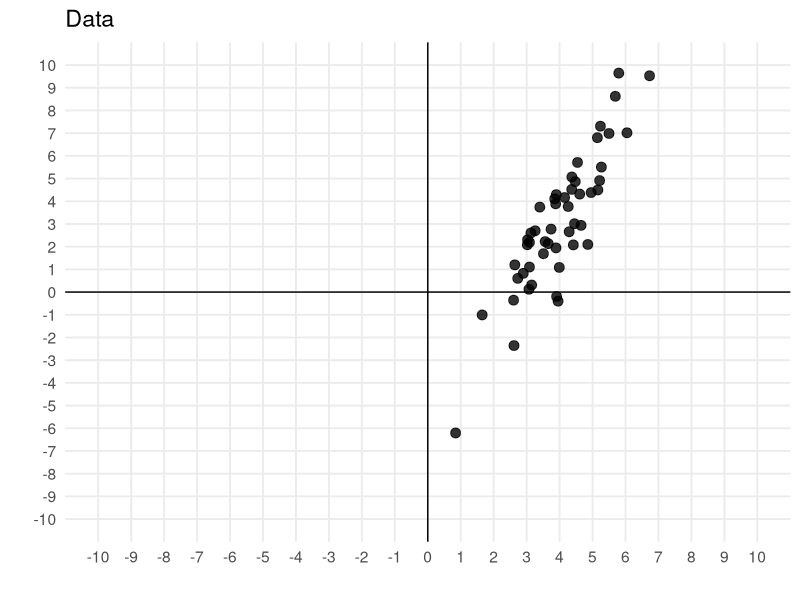
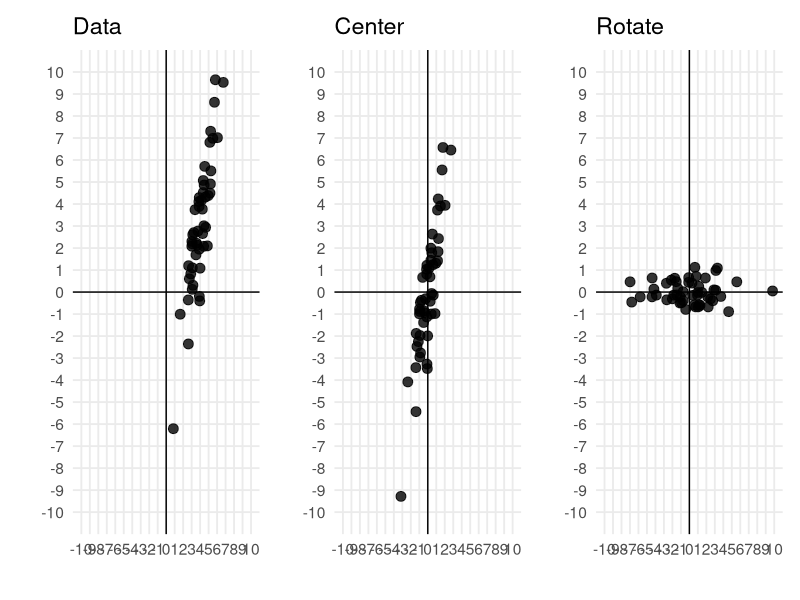
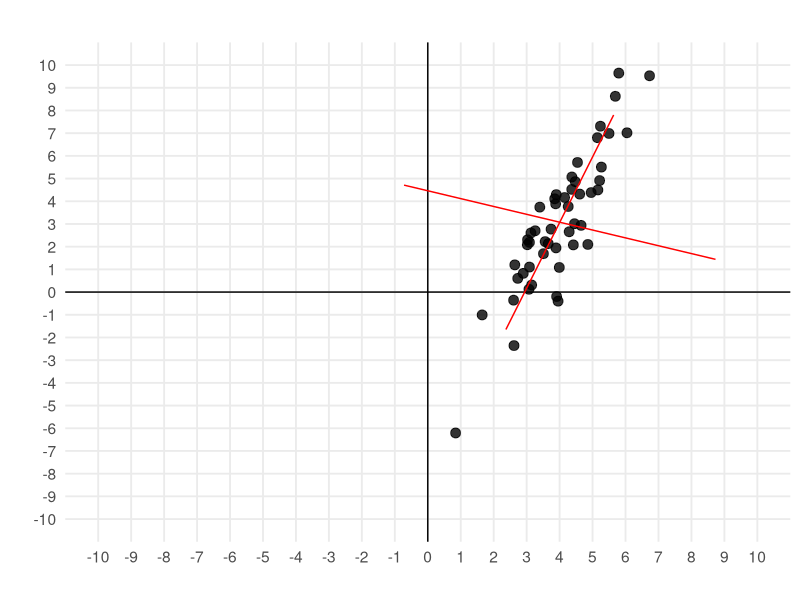
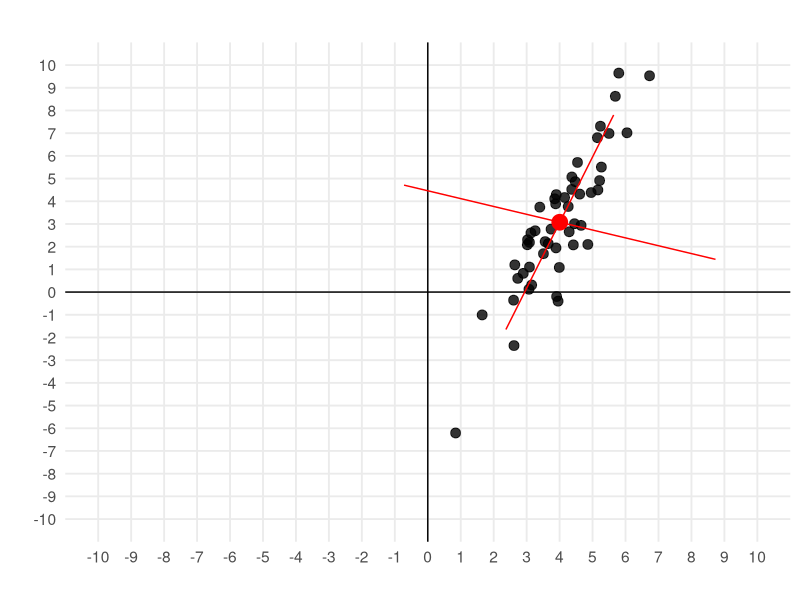
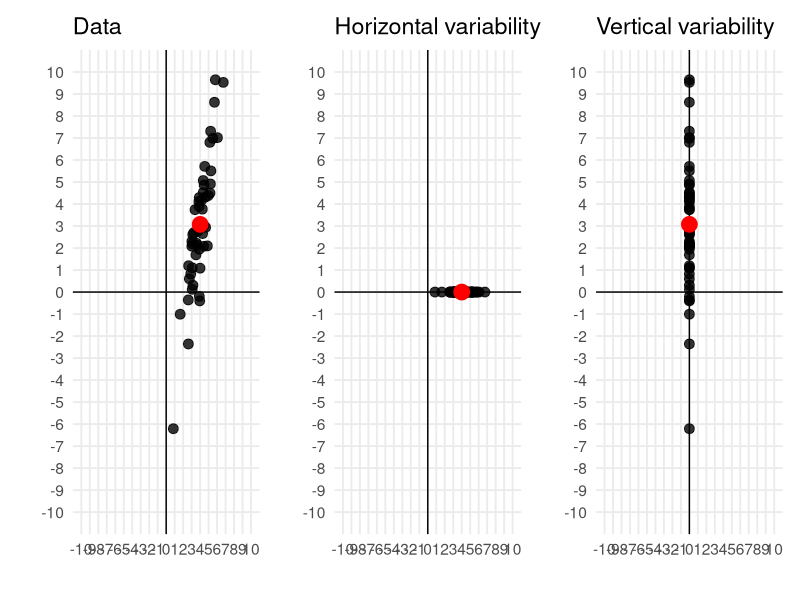
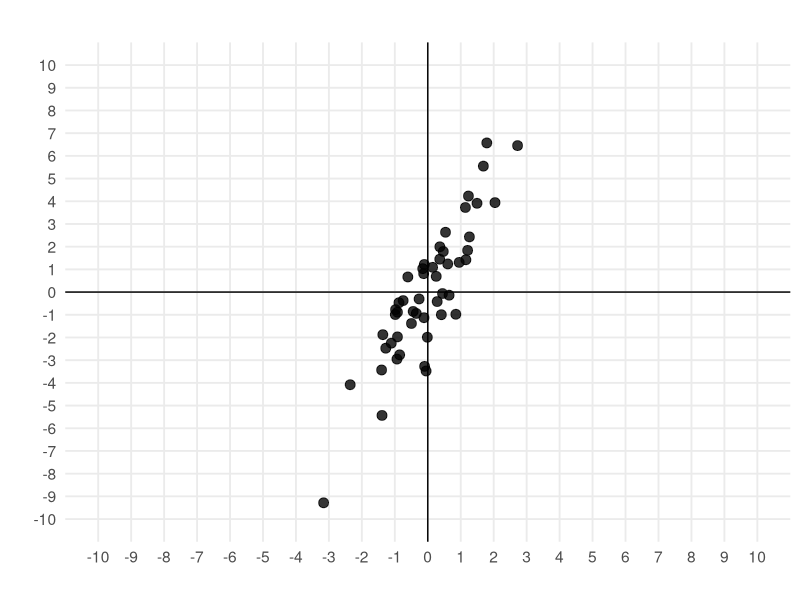
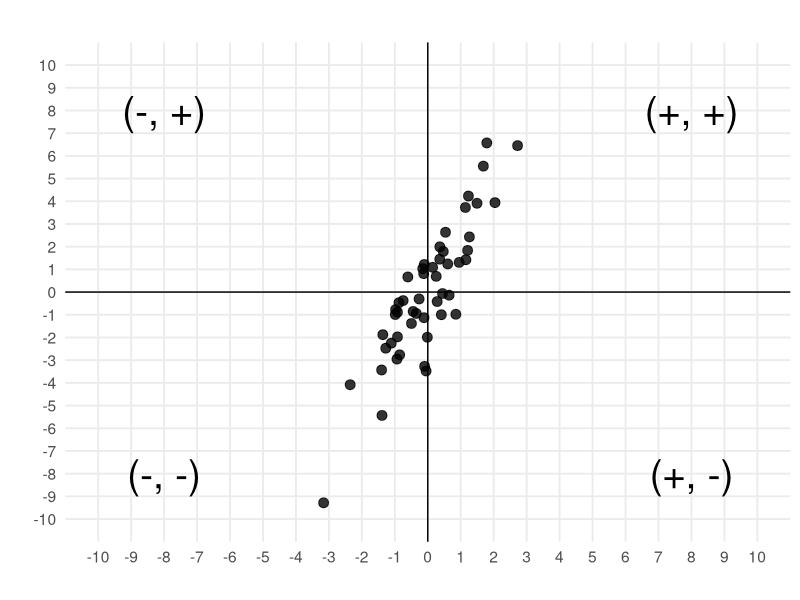
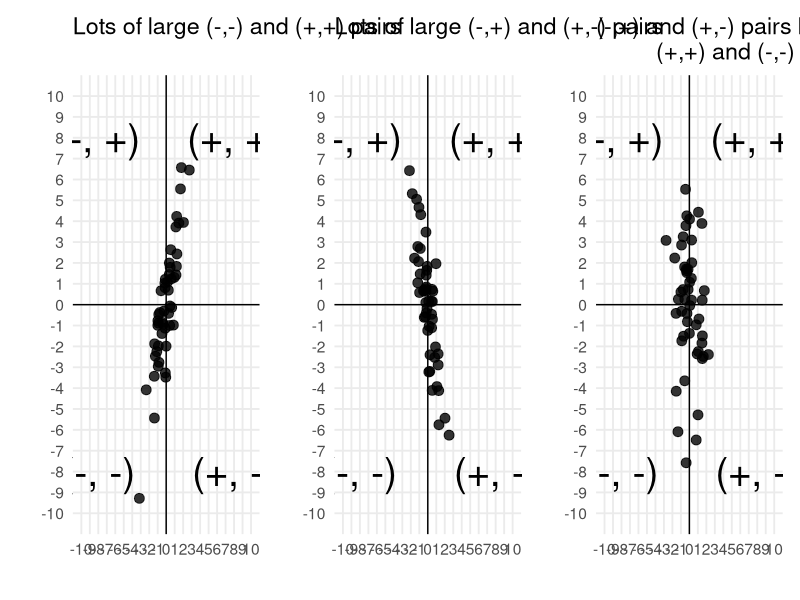

These figures' R source, in order:
## ---- chunk 1
#| echo: true
#| warning: false
#| message: false

library(MASS)

# parameters
mu <- c(4, 3)
sig1 <- 1
sig2 <- 3
rho <- 0.8
n <- 50

# Covariance matrix

Sigma <- matrix(c(sig1^2, rho*sig1*sig2,
                  rho*sig1*sig2, sig2^2), 2, 2)

# Simulate n observations
set.seed(555)  # for reproducibility
data <- mvrnorm(n=n, mu=mu, Sigma=Sigma)

# Convert to data frame for plotting
df <- data.frame(data)
names(df) <- c('x','y')
head(df)
## ---- chunk 2
#| fig-align: center
#| fig-width: 5
#| fig-asp: 1
#| warning: false
#| message: false

library(patchwork)
library(tidyverse)

lim <- c(-10,10)

base <- ggplot() +
  scale_x_continuous(breaks=seq(min(lim), max(lim), by=1),limits=lim) +
    scale_y_continuous(breaks=seq(min(lim), max(lim), by=1),limits=lim) + 
  geom_vline(aes(xintercept = 0)) +  geom_hline(aes(yintercept = 0)) +  
  theme_minimal(base_size = 14) + 
  theme(panel.grid.minor = element_blank()) + 
  labs(x='', y='')

df_centered <- scale(df, scale = FALSE)

evecs <- -eigen(cov(df))$vectors
evals <- eigen(cov(df))$values
df_rotated <- data.frame(df_centered%*%evecs)
names(df_rotated) <- c('x','y')


p1 <- base+ geom_point(aes(x = x, y = y), data = df, size = 3, alpha = 0.8) + ggtitle('Data')
p2 <- base+ geom_point(aes(x = x, y = y), data = df_centered, size = 3, alpha = 0.8) + ggtitle('Center')
p3 <- base+ geom_point(aes(x = x, y = y), data = df_rotated, size = 3, alpha = 0.8) + ggtitle('Rotate')

p1
## ---- chunk 3
#| fig-width: 12
#| fig-height: 4
p1+p2 +p3
## ---- chunk 4
#| fig-width: 6
#| fig-height: 6
#| fig-align: center
meanvec <- apply(df, 2, mean)

mult <- 5
newaxis <- p1 + 
  geom_segment(aes(x = meanvec[1], xend = meanvec[1]+mult*evecs[1,1],
                   y = meanvec[2], yend = meanvec[2]+mult*evecs[2,1]),col='red') + 
    geom_segment(aes(x = meanvec[1], xend = meanvec[1]-mult*evecs[1,1],
                   y = meanvec[2], yend = meanvec[2]-mult*evecs[2,1]),col='red') + 
    geom_segment(aes(x = meanvec[1], xend = meanvec[1]+mult*evecs[1,2],
                   y = meanvec[2], yend = meanvec[2]+mult*evecs[2,2]),col='red') + 
    geom_segment(aes(x = meanvec[1], xend = meanvec[1]-mult*evecs[1,2],
                   y = meanvec[2], yend = meanvec[2]-mult*evecs[2,2]),col='red') + 
  ggtitle('')
newaxis
## ---- chunk 5
#| echo: true
meanvec <- apply(df, 2, mean)
meanvec
## ---- chunk 6
#| fig-width: 6
#| fig-height: 6
#| fig-align: center

newaxis + 
  geom_point(aes(x =  meanvec[1], y =  meanvec[2]), size = 5, pch = 19, col='red') 
## ---- chunk 7
#| fig-width: 15
#| fig-height: 5
h <- base + geom_point(aes(x = x, y = rep(0,nrow(df))), size=3, data = df, alpha = 0.8) + ggtitle('Horizontal variability') + geom_point(aes(x = meanvec[1],y=0), size = 5, pch=19,col='red')
v <- base + geom_point(aes(y = y, x = rep(0,nrow(df))), size =3,data = df, alpha = 0.8) + ggtitle('Vertical variability') + geom_point(aes(y = meanvec[2],x=0), size = 5, pch=19,col='red')
p1withmean <- p1 +   geom_point(aes(x =  meanvec[1], y =  meanvec[2]), size = 5, pch = 19, col='red') 

p1withmean + h + v
## ---- chunk 8
#| echo: true
# Mean-center the columns:
df_centered <- scale(df, center = TRUE, scale = FALSE)
## ---- chunk 9
#| echo: true
# Mean-center the columns:
df_centered <- scale(df, center = TRUE, scale = FALSE)

#Horizontal variability:
x_c <- df_centered[,1]
t(x_c) %*% x_c / (n-1)
## ---- chunk 10
#| echo: true
# Mean-center the columns:
df_centered <- scale(df, center = TRUE, scale = FALSE)

#Horizontal variability:
x_c <- df_centered[,1]
t(x_c) %*% x_c / (n-1)

#Vertical variability:
y_c <- df_centered[,2]
t(y_c) %*% y_c/ (n-1)
## ---- chunk 11
#| fig-width: 6
#| fig-height: 6
#| fig-align: center
p2 + ggtitle('') 
## ---- chunk 12
#| fig-width: 6
#| fig-height: 6
#| fig-align: center
pos <- p2 + ggtitle('') + 
  geom_text(aes(x = 8, y=8, label = '(+, +)'), size =10)+
  geom_text(aes(x = -8, y=8, label = '(-, +)'), size =10)+
  geom_text(aes(x = -8, y=-8, label = '(-, -)'), size =10)+
  geom_text(aes(x = 8, y=-8, label = '(+, -)'), size =10)
pos
## ---- chunk 13
#| fig-width: 15
#| fig-height: 5
#| fig-align: center

rho2 <- -0.8
rho3 <- 0
Sigma2 <- matrix(c(sig1^2, rho2*sig1*sig2,
                  rho2*sig1*sig2, sig2^2), 2, 2)
Sigma3 <- matrix(c(sig1^2, rho3*sig1*sig2,
                  rho3*sig1*sig2, sig2^2), 2, 2)

# Simulate n observations
set.seed(523)  
df2 <- data.frame(scale(mvrnorm(n=n, mu=mu, Sigma=Sigma2),scale=FALSE))
df3 <- data.frame(scale(mvrnorm(n=n, mu=mu, Sigma=Sigma3),scale=FALSE))
names(df2) <- names(df3) <- c('x','y')

neg <- base+ geom_point(aes(x = x, y =y), data = df2, size = 3, alpha = 0.8)+
  geom_text(aes(x = 8, y=8, label = '(+, +)'), size =10)+
  geom_text(aes(x = -8, y=8, label = '(-, +)'), size =10)+
  geom_text(aes(x = -8, y=-8, label = '(-, -)'), size =10)+
  geom_text(aes(x = 8, y=-8, label = '(+, -)'), size =10) + 
  ggtitle("Lots of large (-,+) and (+,-) pairs")
zero <- base+ geom_point(aes(x = x, y =y), data = df3, size = 3, alpha = 0.8)+
  geom_text(aes(x = 8, y=8, label = '(+, +)'), size =10)+
  geom_text(aes(x = -8, y=8, label = '(-, +)'), size =10)+
  geom_text(aes(x = -8, y=-8, label = '(-, -)'), size =10)+
  geom_text(aes(x = 8, y=-8, label = '(+, -)'), size =10) + 
  ggtitle("(-,+) and (+,-) pairs balance the 
          (+,+) and (-,-) pairs")

postitle <- pos + 
  ggtitle("Lots of large (-,-) and (+,+) pairs")
postitle+neg+zero
## ---- chunk 14
#| echo: true
t(x_c)%*% y_c/ (n-1)
## ---- chunk 15
#| echo: true
#| attr-source: "style='font-size: 2em'"
#| attr-output: "style='font-size: 1em'"

Sigma <- cov(df)
Sigma
## ---- chunk 16
#| echo: true
#| attr-source: "style='font-size: 2em'"
#| attr-output: "style='font-size: 1em'"
Sigma
## ---- chunk 17
#| echo: true
#| attr-source: "style='font-size: 2em'"
#| attr-output: "style='font-size: 1.5em'"
sum(diag(Sigma))
## ---- chunk 18
#| attr-output: "style='font-size: 1.5em'"
Sigma[1,2]
## ---- chunk 19
#| fig-width: 3
#| fig-asp: 1
#| fig-align: center

p1withmean + ggtitle('')
## ---- chunk 20
Sigma
## ---- chunk 21
#| fig-width: 4
#| fig-asp: 1
#| fig-align: center

mult <- 2
eigenplot <- p1withmean + ggtitle('') + 
  geom_segment(aes(x = meanvec[1], 
                   xend = meanvec[1]+mult*evecs[1,1],
                   y = meanvec[2], 
                   yend = meanvec[2] + mult*evecs[2,1]),col='red',
               arrow = arrow(length = unit(0.1, "cm")), linewidth = 1) + 
    geom_segment(aes(x = meanvec[1], 
                     xend = meanvec[1]+mult*evecs[1,2],
                   y = meanvec[2], 
                   yend = meanvec[2]+mult*evecs[2,2]),col='red',
                 arrow = arrow(length = unit(0.1, "cm")), linewidth = 1)

eigenplot
## ---- chunk 22
#| echo: true
#| attr-source: "style='font-size: 2em'"
#| attr-output: "style='font-size: 1em'"

A <- matrix(c(2,1,
              0,3),
            2,2, byrow=TRUE)
eigen(A)
## ---- chunk 23
#| echo: true
Sigma
## ---- chunk 24
#| echo: true
eig_decomposition <- eigen(Sigma)
eig_decomposition
## ---- chunk 25
#| echo: true
#| fig-width: 6
#| fig-asp: 1
#| fig-align: center
eigenvectors <- eig_decomposition$vectors

vectordf <- data.frame(t(eigenvectors)) %>% 
  mutate(mean_x = meanvec[1], mean_y = meanvec[2]) %>% 
  rename(evector_xdirection = X1, evector_ydirection = X2)

vectordf
eigenbaseplot <- base + 
  geom_point(aes(x = x, y = y), data = df, alpha = 0.8, size = 3) + 
  geom_point(aes(x = mean_x,  y = mean_y), data = vectordf, color='red',size = 4) + 
  geom_segment(aes(x = mean_x, y = mean_y, 
                   xend = mean_x +evector_xdirection, 
                   yend = mean_y + evector_ydirection), 
               color='red', data = vectordf,  
               arrow = arrow(length = unit(0.2, "cm")), linewidth = 1) 
eigenbaseplot
## ---- chunk 26
#| fig-width: 6
#| fig-asp: 1
#| fig-align: center
#| 
eigenbaseplot
## ---- chunk 27
eigenvalues <- eig_decomposition$values
eigenvalues
## ---- chunk 28
#| echo: true
vectordf <- data.frame(t(eigenvectors)) %>% 
  mutate(mean_x = meanvec[1], mean_y = meanvec[2]) %>% 
  rename(evector_xdirection = X1, evector_ydirection = X2) %>% 
  mutate(evector_xdirection_scaled = sqrt(eigenvalues)*evector_xdirection,
         evector_ydirection_scaled = sqrt(eigenvalues)*evector_ydirection)

vectordf
## ---- chunk 29
#| fig-width: 6
#| fig-asp: 1
#| fig-align: center
base + 
  geom_point(aes(x = x, y = y), data = df, alpha = 0.8, size = 2) + 
  geom_point(aes(x = mean_x,  y = mean_y), data = vectordf, color='red',size = 2) + 
  geom_segment(aes(x = mean_x, y = mean_y, 
                   xend = mean_x +evector_xdirection_scaled, 
                   yend = mean_y + evector_ydirection_scaled), 
               color='red', data = vectordf,  
               arrow = arrow(length = unit(0.2, "cm")), linewidth = 1) 
## ---- chunk 30
#| echo: true
Sigma
sum(diag(Sigma))
## ---- chunk 31
#| echo: true
eigenvalues
sum(eigenvalues)
## ---- chunk 32
#| echo: true
df_centered <- scale(df, center = TRUE, scale = FALSE)
## ---- chunk 33
#| fig-width: 6
#| fig-asp: 1
#| fig-align: center
p2 + ggtitle('')
## ---- chunk 34
#| echo: true
df_rotated <- data.frame(df_centered %*% eigenvectors)
names(df_rotated) <- c('x','y')
## ---- chunk 35
#| fig-width: 6
#| fig-asp: 1
#| fig-align: center
p3 + ggtitle('')
## ---- chunk 36
#| echo: true
cov(df_rotated) %>% round(4)
## ---- chunk 37
#| echo: true
eigenvalues
## ---- chunk 38
#| fig-width: 10
#| fig-height: 5
#| fig-align: center


mu <- c(0,0)
sigx <- 10; sigy <- 50; rho <- 0.1
Sigma1 <- matrix(c(sigx^2, sigx*sigy*rho,sigx*sigy*rho,sigy^2), nrow=2)
sigx <- 1/3; sigy <- 1/3; rho <- .9
Sigma2 <- matrix(c(sigx^2, sigx*sigy*rho,sigx*sigy*rho,sigy^2), nrow=2)

# Simulate data
set.seed(944)
df1 <- as.data.frame(mvrnorm(n = 50, mu = c(0,0), Sigma1)); names(df1)=c("X","Y")
df2 <- as.data.frame(mvrnorm(n = 50, mu = c(0,0), Sigma2)); names(df2)=c("X","Y")

# Make plots
p1 <- ggplot(df1, aes(X,Y)) + geom_point(alpha=0.6) + ggtitle("Plot of df1") + theme_minimal(base_size = 14) + geom_hline(aes(yintercept = 0)) + geom_vline(aes(xintercept = 0))
p2 <- ggplot(df2, aes(X,Y)) + geom_point(alpha=0.6) + ggtitle("Plot of df2") + theme_minimal(base_size = 14)+  geom_hline(aes(yintercept = 0)) + geom_vline(aes(xintercept = 0))


# Arrange side by side
p1+p2
## ---- chunk 39
#| echo: true

#Parameters:
sigx <- 10; sigy <- 50; rho <- 0.1
Sigma1 <- matrix(c(sigx^2, sigx*sigy*rho,
                   sigx*sigy*rho,sigy^2), nrow=2)

sigx <- 1/3; sigy <- 1/3; rho <- .9
Sigma2 <- matrix(c(sigx^2, sigx*sigy*rho,
                   sigx*sigy*rho,sigy^2), nrow=2)

# Simulate data
library(MASS)
set.seed(944)
df1 <- data.frame(mvrnorm(n = 50, mu = c(0,0), Sigma1))
names(df1)=c("X","Y")
df2 <- data.frame(mvrnorm(n = 50, mu = c(0,0), Sigma2))
names(df2)=c("X","Y")
## ---- chunk 40
#| echo: true
cov(df1) %>% round(3)
cor(df1) %>% round(3)

cov(df2) %>% round(3)
cor(df2) %>% round(3)
## ---- chunk 41
#| echo: true

# Correlation of unscaled data:
cor(df1) %>% round(3)

#Scale the data:
df1_scaled <- scale(df1)

#Covariance of scaled data:
cov(df1_scaled) %>% round(3)
## ---- chunk 42
#| echo: true

# Correlation of unscaled data:
cor(df2) %>% round(3)

#Scale the data:
df2_scaled <- scale(df2)

#Covariance of scaled data:
cov(df2_scaled) %>% round(3)
## ---- chunk 43
#| fig-width: 10
#| fig-height: 5
#| fig-align: center

ecov  <- eigen(cov(df1))
ecor  <- eigen(cor(df1))
ecovvecs <- eigen(cov(df1))$vectors
ecorvecs <- eigen(cor(df1))$vectors

m1 <- sqrt(ecov$values[1])
m2 <- sqrt(ecov$values[2])

m1cor <- sqrt(ecor$values[1])
m2cor <- sqrt(ecor$values[2])

# Make plots
p1 <- ggplot() + geom_point(aes(X,Y),data = scale(df1, scale=FALSE), alpha=0.6) + 
  ggtitle("df1 original scale") + theme_minimal(base_size = 14) + geom_hline(aes(yintercept = 0)) + geom_vline(aes(xintercept = 0)) + 
  geom_segment(aes(x =0, y=0, xend = m1*ecovvecs[1,1], yend  = m1*ecovvecs[2,1]),col='red',
               arrow = arrow(length = unit(0.2, "cm")), linewidth = 1) + 
  geom_segment(aes(x =0, y=0, xend = m2*ecovvecs[1,2], yend  = m2*ecovvecs[2,2]),col='red',
               arrow = arrow(length = unit(0.2, "cm")), linewidth = 1)

p2 <- ggplot() + geom_point(aes(X,Y),data = scale(df1), alpha=0.6) + 
  ggtitle("df1 scaled") + theme_minimal(base_size = 14) + geom_hline(aes(yintercept = 0)) + geom_vline(aes(xintercept = 0)) + 
  geom_segment(aes(x =0, y=0, xend = m1cor*ecorvecs[1,1], yend  = m1cor*ecorvecs[2,1]),col='red',
               arrow = arrow(length = unit(0.2, "cm")), linewidth = 1) + 
  geom_segment(aes(x =0, y=0, xend = m2cor*ecorvecs[1,2], yend  = m2cor*ecorvecs[2,2]),col='red',
               arrow = arrow(length = unit(0.2, "cm")), linewidth = 1)
## ---- chunk 44
#| fig-width: 3.5
#| fig-asp: 1
#| fig-align: center
p1
## ---- chunk 45
#| echo: true
eigen(cov(df1))
## ---- chunk 46
#| fig-width: 3.5
#| fig-asp: 1
#| fig-align: center
p2
## ---- chunk 47
#| echo: true
eigen(cor(df1))
## ---- chunk 48
#| fig-width: 10
#| fig-height: 5
#| fig-align: center

ecov  <- eigen(cov(df2))
ecor  <- eigen(cor(df2))
ecovvecs <- eigen(cov(df2))$vectors
ecorvecs <- eigen(cor(df2))$vectors

m1 <- sqrt(ecov$values[1])
m2 <- sqrt(ecov$values[2])

m1cor <- sqrt(ecor$values[1])
m2cor <- sqrt(ecor$values[2])

# Make plots
p1 <- ggplot() + geom_point(aes(X,Y),data = scale(df2, scale=FALSE), alpha=0.6) + 
  ggtitle("df2 original scale") + theme_minimal(base_size = 14) + geom_hline(aes(yintercept = 0)) + geom_vline(aes(xintercept = 0)) + 
  geom_segment(aes(x =0, y=0, xend = m1*ecovvecs[1,1], yend  = m1*ecovvecs[2,1]),col='red',
               arrow = arrow(length = unit(0.2, "cm")), linewidth = 1) + 
  geom_segment(aes(x =0, y=0, xend = m2*ecovvecs[1,2], yend  = m2*ecovvecs[2,2]),col='red',
               arrow = arrow(length = unit(0.2, "cm")), linewidth = 1)

p2 <- ggplot() + geom_point(aes(X,Y),data = scale(df2), alpha=0.6) + 
  ggtitle("df2 scaled") + theme_minimal(base_size = 14) + geom_hline(aes(yintercept = 0)) + geom_vline(aes(xintercept = 0)) + 
  geom_segment(aes(x =0, y=0, xend = m1cor*ecorvecs[1,1], yend  = m1cor*ecorvecs[2,1]),col='red',
               arrow = arrow(length = unit(0.2, "cm")), linewidth = 1) + 
  geom_segment(aes(x =0, y=0, xend = m2cor*ecorvecs[1,2], yend  = m2cor*ecorvecs[2,2]),col='red',
               arrow = arrow(length = unit(0.2, "cm")), linewidth = 1)
## ---- chunk 49
#| fig-width: 3.5
#| fig-asp: 1
#| fig-align: center
p1
## ---- chunk 50
#| echo: true
eigen(cov(df2))
## ---- chunk 51
#| fig-width: 3.5
#| fig-asp: 1
#| fig-align: center
p2
## ---- chunk 52
#| echo: true
eigen(cor(df2))
